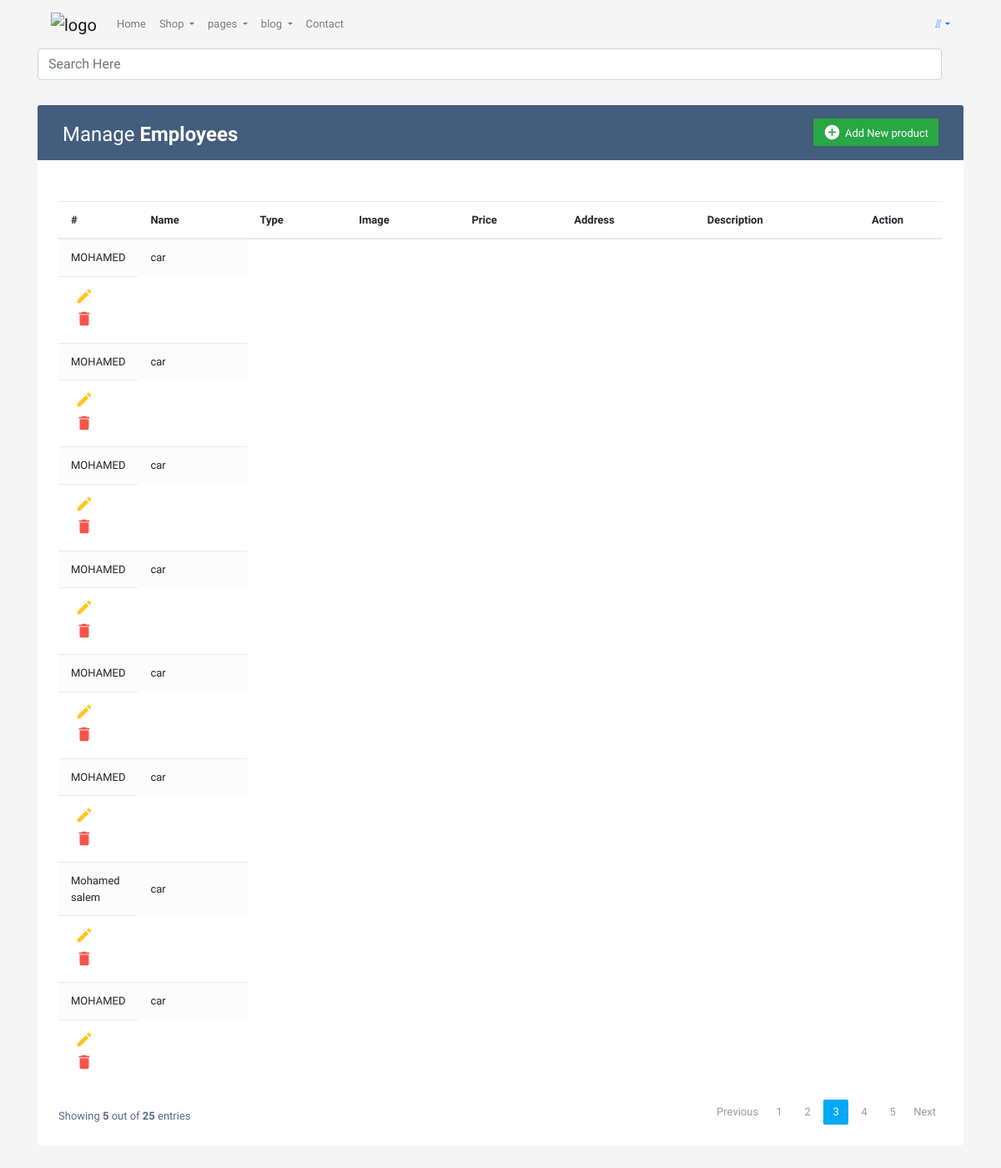
Screenshot of /seller.php with the database file from the repository.
### tables this page shows
CREATE TABLE `furniture` (
  `furniture_id` int(20) NOT NULL,
  `furniture_name` varchar(120) NOT NULL,
  `furniture_brand` varchar(100) NOT NULL,
  `furniture_price` decimal(8,2) NOT NULL,
  `furniture_color` varchar(20) NOT NULL,
  `furniture_image` blob NOT NULL,
  `furniture_status` enum('0','1') NOT NULL COMMENT '0-active,1-inactive',
  `seller_id` int(20) NOT NULL
);

CREATE TABLE `videogame` (
  `videogame_id` int(20) NOT NULL,
  `videogame_name` varchar(120) NOT NULL,
  `videogame_brand` varchar(100) NOT NULL,
  `videogame_price` decimal(8,2) NOT NULL,
  `videogame_color` varchar(20) NOT NULL,
  `videogame_image` longblob NOT NULL,
  `videogame_status` enum('0','1') NOT NULL COMMENT '0-active,1-inactive',
  `seller_id` int(20) NOT NULL
);

### seller.php (the view, shortened to what this page needs)
<?php
include "database_connection.php";
?>
<!DOCTYPE html>
<html lang="en">
<head>
<link rel="stylesheet" href="https://stackpath.bootstrapcdn.com/bootstrap/4.5.0/css/bootstrap.min.css">
<link rel="stylesheet" href="https://maxcdn.bootstrapcdn.com/font-awesome/4.7.0/css/font-awesome.min.css">
<link rel="stylesheet" href="seller.css">
</head>
<body>
        <header class="main_menu home_menu">
        <div class="container">
            <div class="row align-items-center">
                <div class="col-lg-12">
                    <nav class="navbar navbar-expand-lg navbar-light">
                        <a class="navbar-brand" href="index.html"> <img src="img/logo.png" alt="logo"> </a>
                        <div class="collapse navbar-collapse main-menu-item" id="navbarSupportedContent">
                            <ul class="navbar-nav">
                                <li class="nav-item">
                                    <a class="nav-link" href="index.html">Home</a>
                                </li>
                                <li class="nav-item dropdown">
                                    <a class="nav-link dropdown-toggle" href="blog.html" id="navbarDropdown_1"
                                        role="button" data-toggle="dropdown" aria-haspopup="true" aria-expanded="false">
                                        Shop
                                    </a>
                                </li>
                                <li class="nav-item dropdown">
                                    <a class="nav-link dropdown-toggle" href="blog.html" id="navbarDropdown_3"
                                        role="button" data-toggle="dropdown" aria-haspopup="true" aria-expanded="false">
                                        pages
                                    </a>
                                </li>
                                <li class="nav-item dropdown">
                                    <a class="nav-link dropdown-toggle" href="blog.html" id="navbarDropdown_2"
                                        role="button" data-toggle="dropdown" aria-haspopup="true" aria-expanded="false">
                                        blog
                                    </a>
                                </li>
                                <li class="nav-item">
                                    <a class="nav-link" href="contact.html">Contact</a>
                                </li>
                            </ul>
                        </div>
                        <div class="hearer_icon d-flex">
                            <div class="dropdown cart">
                                <a class="dropdown-toggle" href="#" id="navbarDropdown3" role="button"
                                    data-toggle="dropdown" aria-haspopup="true" aria-expanded="false">
                                    <i class="fas fa-cart-plus"></i>
                                </a>
                            </div>
                        </div>
                    </nav>
                </div>
            </div>
        </div>
        <div class="search_input" id="search_input_box">
            <div class="container ">
                <form class="d-flex justify-content-between search-inner">
                    <input type="text" class="form-control" id="search_input" placeholder="Search Here">
                    <button type="submit" class="btn"></button>
                </form>
            </div>
        </div>
    </header>
<div class="container-xl">
	<div class="table-responsive">
		<div class="table-wrapper">
			<div class="table-title">
				<div class="row">
					<div class="col-sm-6">
						<h2>Manage <b>Employees</b></h2>
					</div>
					<div class="col-sm-6">
						<a href="#addEmployeeModal" class="btn btn-success" data-toggle="modal"><i class="material-icons">&#xE147;</i> <span>Add New product</span></a>
					</div>
				</div>
			</div>
			<table class="table table-striped table-hover">
    <thead>
        <tr>
            <th>#</th>
            <th>Name</th>
            <th>Type</th>
            <th>Image</th>
            <th>Price</th>
            <th>Address</th>
            <th>Description</th>
            <th>Action</th>
        </tr>
    </thead>
    <tbody>
        <?php
        $seller_id = 1;
        $stm2 = $connect->prepare("SELECT * FROM `furniture` WHERE `seller_id` = ?");
        $stm2->execute([$seller_id]);
        $rows2 = $stm2->fetchAll(PDO::FETCH_ASSOC);
        $stm3 = $connect->prepare("SELECT * FROM `videogame` WHERE `seller_id` = ?");
        $stm3->execute([$seller_id]);
        $rows3 = $stm3->fetchAll(PDO::FETCH_ASSOC);
        foreach ($rows2 as $row2) {
            echo "<tr>";
            echo "<td>" . $row2['furniture_name'] . "</td>";
            echo "<td>" . $row2['furniture_brand'] . "</td>";
            echo "</tr>";
            ?>
            <tr>
                <td>
                    <a href="#editEmployeeModal" class="edit" data-toggle="modal"><i class="material-icons" data-toggle="tooltip" title="Edit">&#xE254;</i></a>
                    <a href="deleteseller.php?value=<?php echo $row2['furniture_id']; ?>" class="delete"><i class="material-icons" title="Delete">&#xE872;</i></a>
                </td>
            </tr>
        <?php } ?>
        <?php
        foreach ($rows3 as $row3) {
            echo "<tr>";
            echo "<td>" . $row3['videogame_name'] . "</td>";
            echo "<td>" . $row3['videogame_brand'] . "</td>";
            echo "<br>";
            ?>
            <tr>
                <td>
                    <a href="#editEmployeeModal" class="edit" data-toggle="modal"><i class="material-icons" data-toggle="tooltip" title="Edit">&#xE254;</i></a>
                    <a href="deleteseller.php?value=<?php echo $row3['videogame_id']; ?>" class="delete"><i class="material-icons" title="Delete">&#xE872;</i></a>
                </td>
            </tr>
        <?php } ?>
    </tbody>
</table>
			<div class="clearfix clearfix">
				<div class="hint-text">Showing <b>5</b> out of <b>25</b> entries</div>
				<ul class="pagination">
					<li class="page-item disabled"><a href="#">Previous</a></li>
					<li class="page-item"><a href="#" class="page-link">1</a></li>
					<li class="page-item"><a href="#" class="page-link">2</a></li>
					<li class="page-item active"><a href="#" class="page-link">3</a></li>
					<li class="page-item"><a href="#" class="page-link">4</a></li>
					<li class="page-item"><a href="#" class="page-link">5</a></li>
					<li class="page-item"><a href="#" class="page-link">Next</a></li>
				</ul>
			</div>
		</div>
	</div>
</div>
</body>
</html>

### seller.css (style rules this page uses)
body { color: #566787; background: #f5f5f5; font-family: 'Varela Round', sans-serif; font-size: 13px; }
.table-responsive { margin: 30px 0; }
.table-wrapper { background: #fff; padding: 20px 25px; border-radius: 3px; min-width: 1000px; box-shadow: 0 1px 1px rgba(0,0,0,.05); }
.table-title { padding-bottom: 15px; background: #435d7d; color: #fff; padding: 16px 30px; min-width: 100%; margin: -20px -25px 10px; border-radius: 3px 3px 0 0; }
.table-title h2 { margin: 5px 0 0; font-size: 24px; }
.table-title .btn { color: #fff; float: right; font-size: 13px; border: none; min-width: 50px; border-radius: 2px; border: none; outline: none !important; margin-left: 10px; }
.table-title .btn i { float: left; font-size: 21px; margin-right: 5px; }
.table-title .btn span { float: left; margin-top: 2px; }
table.table tr th, table.table tr td { border-color: #e9e9e9; padding: 12px 15px; vertical-align: middle; }
table.table tr th:first-child { width: 60px; }
table.table tr th:last-child { width: 100px; }
table.table-striped tbody tr:nth-of-type(odd) { background-color: #fcfcfc; }
table.table td:last-child i { opacity: 0.9; font-size: 22px; margin: 0 5px; }
table.table td a { font-weight: bold; color: #566787; display: inline-block; text-decoration: none; outline: none !important; }
table.table td a.edit { color: #FFC107; }
table.table td a.delete { color: #F44336; }
table.table td i { font-size: 19px; }
.pagination { float: right; margin: 0 0 5px; }
.pagination li a { border: none; font-size: 13px; min-width: 30px; min-height: 30px; color: #999; margin: 0 2px; line-height: 30px; border-radius: 2px !important; text-align: center; padding: 0 6px; }
.pagination li.active a, .pagination li.active a.page-link { background: #03A9F4; }
.hint-text { float: left; margin-top: 10px; font-size: 13px; }

### rows the page displays
furniture: furniture_name "MOHAMED", furniture_brand "car", $row2['furniture_id'] 0 (drawn)
furniture: furniture_name "MOHAMED", furniture_brand "car", $row2['furniture_id'] 0 (drawn)
furniture: furniture_name "MOHAMED", furniture_brand "car", $row2['furniture_id'] 0 (drawn)
furniture: furniture_name "MOHAMED", furniture_brand "car", $row2['furniture_id'] 0 (drawn)
furniture: furniture_name "MOHAMED", furniture_brand "car", $row2['furniture_id'] 0 (drawn)
furniture: furniture_name "MOHAMED", furniture_brand "car", $row2['furniture_id'] 0 (drawn)
videogame: videogame_name "Mohamed salem", videogame_brand "car", $row3['videogame_id'] 5 (drawn)
videogame: videogame_name "MOHAMED", videogame_brand "car", $row3['videogame_id'] 6 (drawn)
